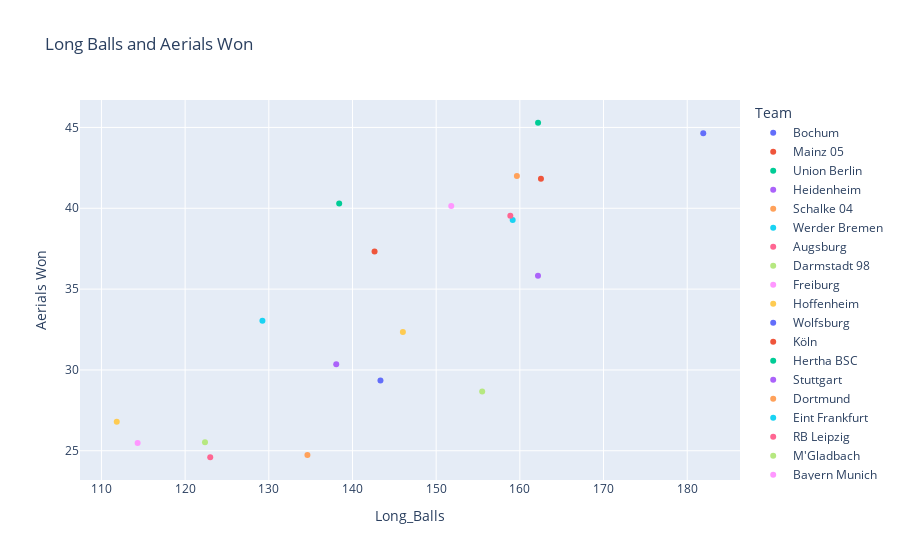

Notebook source saved alongside this figure:
### Code cell
px.scatter(long_balls_aerials_won_df , x = 'Long_Balls' , y = 'Aerials Won' , color = 'Team' , title = 'Long Balls and Aerials Won')

### Figure 1 — Plotly figure (JSON) as saved in the notebook; plotly's stock layout.template omitted (floating-point values rounded to 4 significant figures)
{"data": [{"hovertemplate": "Team=Bochum<br>Long_Balls=%{x}<br>Aerials Won=%{y}<extra></extra>", "legendgroup": "Bochum", "marker": {"color": "#636efa", "symbol": "circle"}, "mode": "markers", "name": "Bochum", "orientation": "v", "showlegend": true, "type": "scatter", "x": [181.9], "xaxis": "x", "y": [44.65], "yaxis": "y"}, {"hovertemplate": "Team=Mainz 05<br>Long_Balls=%{x}<br>Aerials Won=%{y}<extra></extra>", "legendgroup": "Mainz 05", "marker": {"color": "#EF553B", "symbol": "circle"}, "mode": "markers", "name": "Mainz 05", "orientation": "v", "showlegend": true, "type": "scatter", "x": [162.5], "xaxis": "x", "y": [41.83], "yaxis": "y"}, {"hovertemplate": "Team=Union Berlin<br>Long_Balls=%{x}<br>Aerials Won=%{y}<extra></extra>", "legendgroup": "Union Berlin", "marker": {"color": "#00cc96", "symbol": "circle"}, "mode": "markers", "name": "Union Berlin", "orientation": "v", "showlegend": true, "type": "scatter", "x": [162.2], "xaxis": "x", "y": [45.29], "yaxis": "y"}, {"hovertemplate": "Team=Heidenheim<br>Long_Balls=%{x}<br>Aerials Won=%{y}<extra></extra>", "legendgroup": "Heidenheim", "marker": {"color": "#ab63fa", "symbol": "circle"}, "mode": "markers", "name": "Heidenheim", "orientation": "v", "showlegend": true, "type": "scatter", "x": [162.2], "xaxis": "x", "y": [35.83], "yaxis": "y"}, {"hovertemplate": "Team=Schalke 04<br>Long_Balls=%{x}<br>Aerials Won=%{y}<extra></extra>", "legendgroup": "Schalke 04", "marker": {"color": "#FFA15A", "symbol": "circle"}, "mode": "markers", "name": "Schalke 04", "orientation": "v", "showlegend": true, "type": "scatter", "x": [159.6], "xaxis": "x", "y": [42], "yaxis": "y"}, {"hovertemplate": "Team=Werder Bremen<br>Long_Balls=%{x}<br>Aerials Won=%{y}<extra></extra>", "legendgroup": "Werder Bremen", "marker": {"color": "#19d3f3", "symbol": "circle"}, "mode": "markers", "name": "Werder Bremen", "orientation": "v", "showlegend": true, "type": "scatter", "x": [159.1], "xaxis": "x", "y": [39.27], "yaxis": "y"}, {"hovertemplate": "Team=Augsburg<br>Long_Balls=%{x}<br>Aerials Won=%{y}<extra></extra>", "legendgroup": "Augsburg", "marker": {"color": "#FF6692", "symbol": "circle"}, "mode": "markers", "name": "Augsburg", "orientation": "v", "showlegend": true, "type": "scatter", "x": [158.9], "xaxis": "x", "y": [39.53], "yaxis": "y"}, {"hovertemplate": "Team=Darmstadt 98<br>Long_Balls=%{x}<br>Aerials Won=%{y}<extra></extra>", "legendgroup": "Darmstadt 98", "marker": {"color": "#B6E880", "symbol": "circle"}, "mode": "markers", "name": "Darmstadt 98", "orientation": "v", "showlegend": true, "type": "scatter", "x": [155.5], "xaxis": "x", "y": [28.67], "yaxis": "y"}, {"hovertemplate": "Team=Freiburg<br>Long_Balls=%{x}<br>Aerials Won=%{y}<extra></extra>", "legendgroup": "Freiburg", "marker": {"color": "#FF97FF", "symbol": "circle"}, "mode": "markers", "name": "Freiburg", "orientation": "v", "showlegend": true, "type": "scatter", "x": [151.8], "xaxis": "x", "y": [40.14], "yaxis": "y"}, {"hovertemplate": "Team=Hoffenheim<br>Long_Balls=%{x}<br>Aerials Won=%{y}<extra></extra>", "legendgroup": "Hoffenheim", "marker": {"color": "#FECB52", "symbol": "circle"}, "mode": "markers", "name": "Hoffenheim", "orientation": "v", "showlegend": true, "type": "scatter", "x": [146.0], "xaxis": "x", "y": [32.35], "yaxis": "y"}, {"hovertemplate": "Team=Wolfsburg<br>Long_Balls=%{x}<br>Aerials Won=%{y}<extra></extra>", "legendgroup": "Wolfsburg", "marker": {"color": "#636efa", "symbol": "circle"}, "mode": "markers", "name": "Wolfsburg", "orientation": "v", "showlegend": true, "type": "scatter", "x": [143.3], "xaxis": "x", "y": [29.35], "yaxis": "y"}, {"hovertemplate": "Team=Köln<br>Long_Balls=%{x}<br>Aerials Won=%{y}<extra></extra>", "legendgroup": "Köln", "marker": {"color": "#EF553B", "symbol": "circle"}, "mode": "markers", "name": "Köln", "orientation": "v", "showlegend": true, "type": "scatter", "x": [142.6], "xaxis": "x", "y": [37.33], "yaxis": "y"}, {"hovertemplate": "Team=Hertha BSC<br>Long_Balls=%{x}<br>Aerials Won=%{y}<extra></extra>", "legendgroup": "Hertha BSC", "marker": {"color": "#00cc96", "symbol": "circle"}, "mode": "markers", "name": "Hertha BSC", "orientation": "v", "showlegend": true, "type": "scatter", "x": [138.4], "xaxis": "x", "y": [40.29], "yaxis": "y"}, {"hovertemplate": "Team=Stuttgart<br>Long_Balls=%{x}<br>Aerials Won=%{y}<extra></extra>", "legendgroup": "Stuttgart", "marker": {"color": "#ab63fa", "symbol": "circle"}, "mode": "markers", "name": "Stuttgart", "orientation": "v", "showlegend": true, "type": "scatter", "x": [138.1], "xaxis": "x", "y": [30.36], "yaxis": "y"}, {"hovertemplate": "Team=Dortmund<br>Long_Balls=%{x}<br>Aerials Won=%{y}<extra></extra>", "legendgroup": "Dortmund", "marker": {"color": "#FFA15A", "symbol": "circle"}, "mode": "markers", "name": "Dortmund", "orientation": "v", "showlegend": true, "type": "scatter", "x": [134.6], "xaxis": "x", "y": [24.74], "yaxis": "y"}, {"hovertemplate": "Team=Eint Frankfurt<br>Long_Balls=%{x}<br>Aerials Won=%{y}<extra></extra>", "legendgroup": "Eint Frankfurt", "marker": {"color": "#19d3f3", "symbol": "circle"}, "mode": "markers", "name": "Eint Frankfurt", "orientation": "v", "showlegend": true, "type": "scatter", "x": [129.2], "xaxis": "x", "y": [33.04], "yaxis": "y"}, {"hovertemplate": "Team=RB Leipzig<br>Long_Balls=%{x}<br>Aerials Won=%{y}<extra></extra>", "legendgroup": "RB Leipzig", "marker": {"color": "#FF6692", "symbol": "circle"}, "mode": "markers", "name": "RB Leipzig", "orientation": "v", "showlegend": true, "type": "scatter", "x": [123], "xaxis": "x", "y": [24.6], "yaxis": "y"}, {"hovertemplate": "Team=M'Gladbach<br>Long_Balls=%{x}<br>Aerials Won=%{y}<extra></extra>", "legendgroup": "M'Gladbach", "marker": {"color": "#B6E880", "symbol": "circle"}, "mode": "markers", "name": "M'Gladbach", "orientation": "v", "showlegend": true, "type": "scatter", "x": [122.4], "xaxis": "x", "y": [25.53], "yaxis": "y"}, {"hovertemplate": "Team=Bayern Munich<br>Long_Balls=%{x}<br>Aerials Won=%{y}<extra></extra>", "legendgroup": "Bayern Munich", "marker": {"color": "#FF97FF", "symbol": "circle"}, "mode": "markers", "name": "Bayern Munich", "orientation": "v", "showlegend": true, "type": "scatter", "x": [114.3], "xaxis": "x", "y": [25.48], "yaxis": "y"}, {"hovertemplate": "Team=Leverkusen<br>Long_Balls=%{x}<br>Aerials Won=%{y}<extra></extra>", "legendgroup": "Leverkusen", "marker": {"color": "#FECB52", "symbol": "circle"}, "mode": "markers", "name": "Leverkusen", "orientation": "v", "showlegend": true, "type": "scatter", "x": [111.8], "xaxis": "x", "y": [26.8], "yaxis": "y"}], "layout": {"legend": {"title": {"text": "Team"}, "tracegroupgap": 0}, "title": {"text": "Long Balls and Aerials Won"}, "xaxis": {"anchor": "y", "domain": [0, 1], "title": {"text": "Long_Balls"}}, "yaxis": {"anchor": "x", "domain": [0, 1], "title": {"text": "Aerials Won"}}}}
